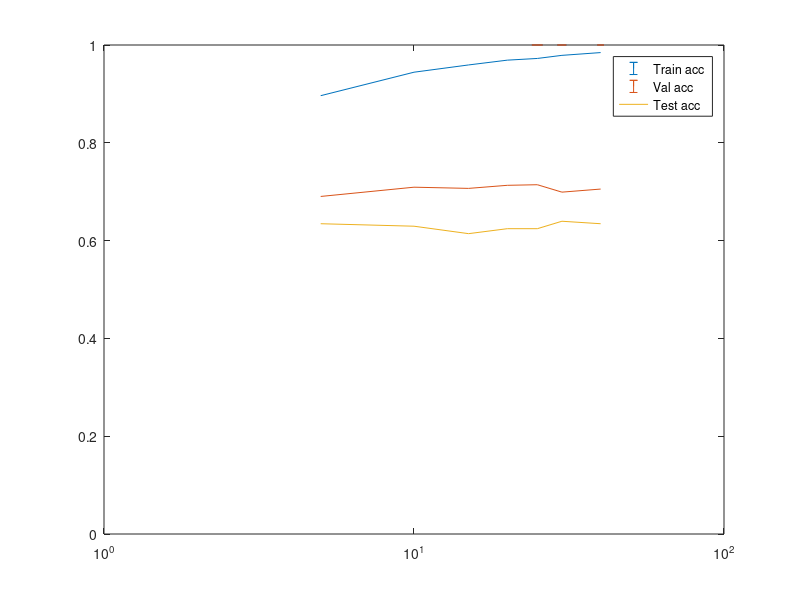

Recreate this plot in MATLAB.
clear all,
close all;

data = load('ANN/FINAL_EMBEDDING_2LAYERS.mat')

embedding = data.embedding;
train = data.train
val = data.val;
test = data.test;
accs = data.accuracy;


errorbar(embedding, mean(train, 2), std(train'))
hold on
errorbar(embedding,  mean(val, 2), std(val'))
semilogx(embedding, accs)

legend('Train acc', 'Val acc', 'Test acc')

%set(gca, 'XScale', 'log')



tm = mean(train, 2);
ts = std(train')';

vm = mean(val, 2);
vs = std(val')';

acc = accs';